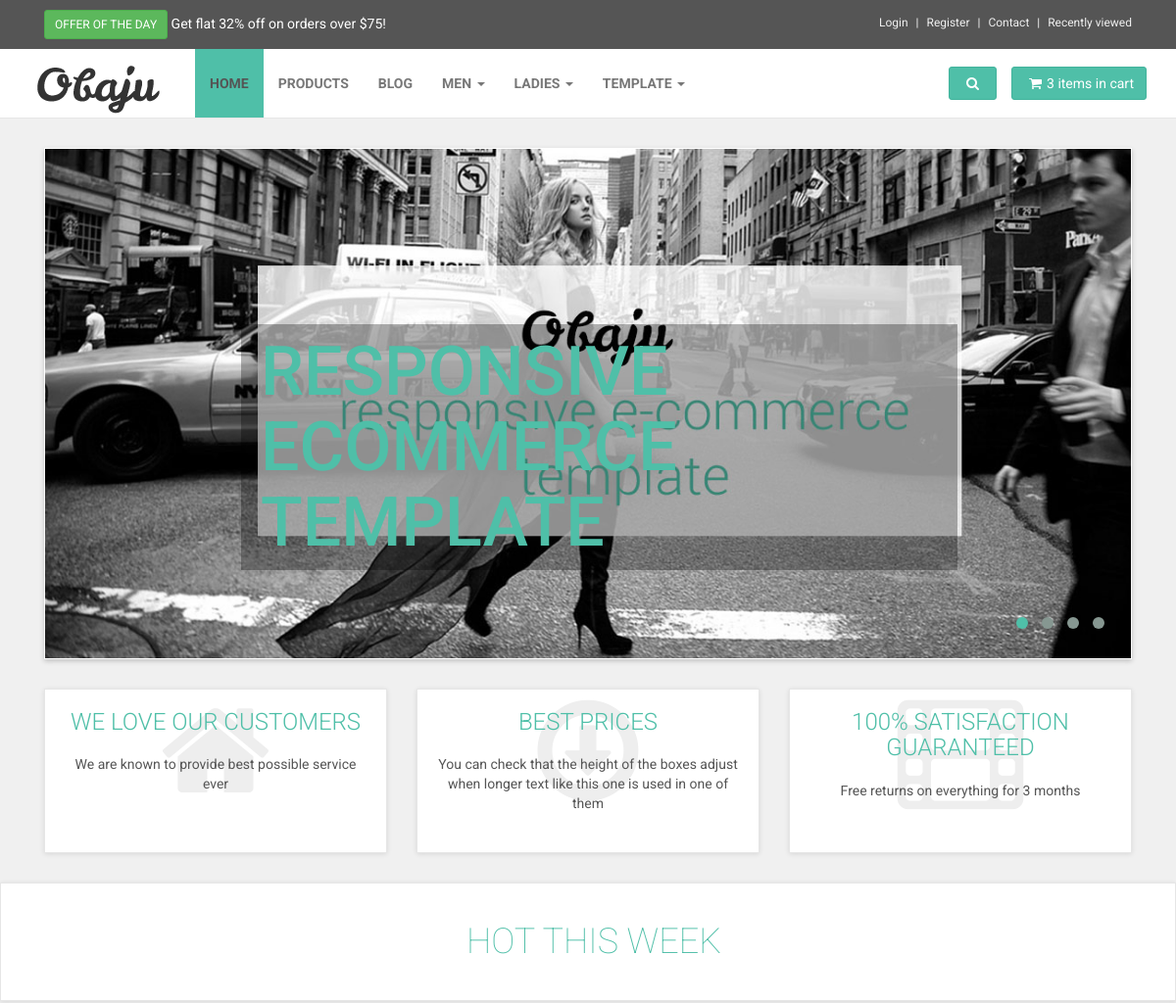
The app's page / (upper part), older data.
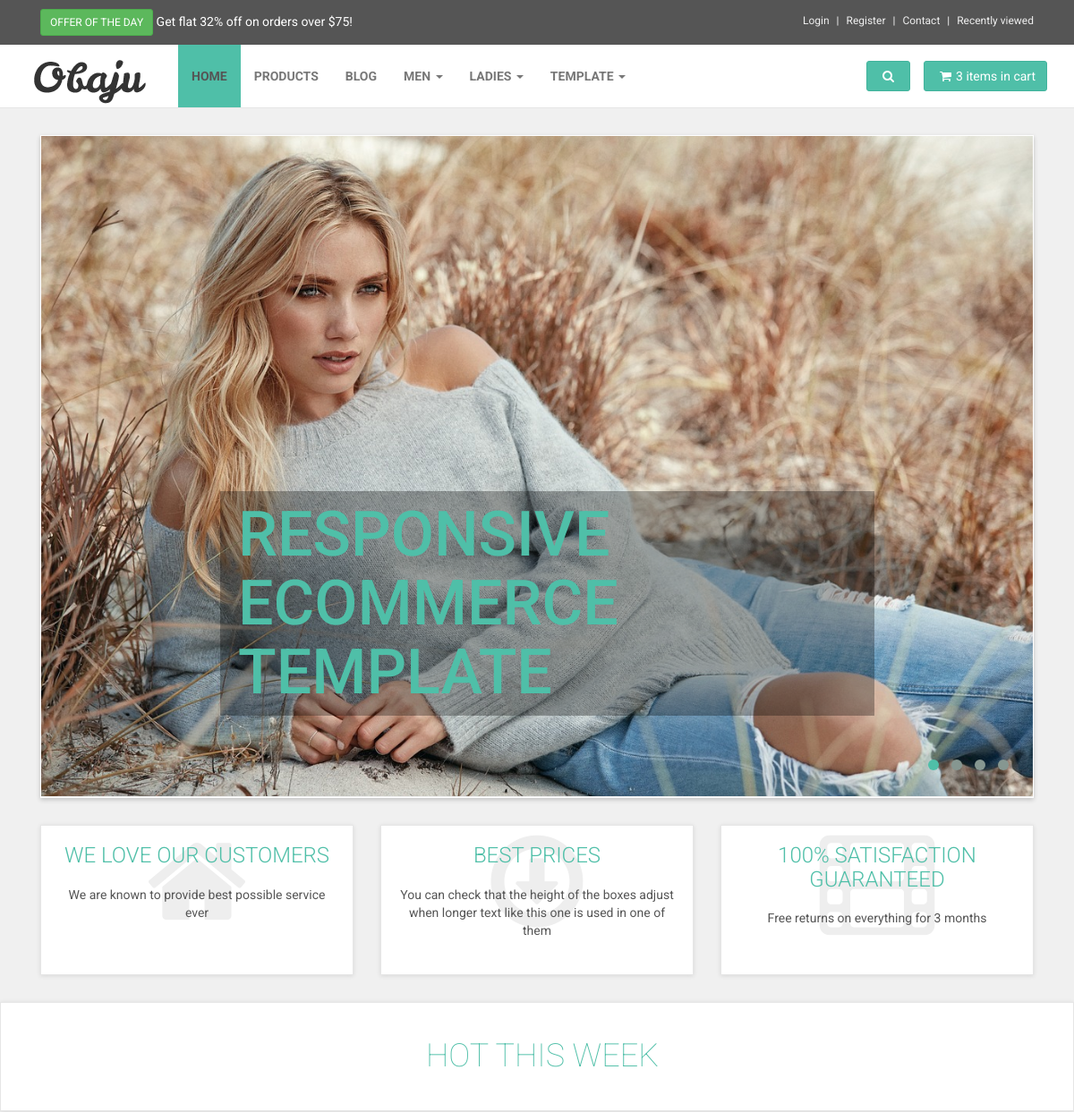
The same page, newer data.
### shophome/models.py (models this page shows, shortened)
class TopSlider(models.Model):
    STATUS = (
        ('draft', 'Draft'),
        ('published', 'Published'),
    )
    name = models.CharField(max_length=250, blank=True, null=True)
    image = models.ImageField(upload_to='homepage/top-slider/%Y/%m/%d/')
    create = models.DateTimeField(auto_now_add=True)
    update = models.DateTimeField(auto_now=True)
    status = models.CharField(choices=STATUS, default='draft', max_length=20)
    class Meta:
        verbose_name = 'Top Slider'
        verbose_name_plural = 'Top Slider'

### shophome/views.py (the view)
# urls.py: url(r'^$', views.homepage, name='homepage'),
def homepage(request):
    offer = get_object_or_404(TopOffer)
    sliders = TopSlider.objects.filter(status='published')
    advantages = Advantages.objects.filter(status='published')
    get_inspired_images = GetInspired.objects.filter(status='published')
    template = 'homepage/homepage.html'
    context = {
        'offer': offer,
        'sliders': sliders,
        'advantages': advantages,
        'inspires': get_inspired_images,
        'title': 'home page'
    }
    return render(request, template, context)

### templates/homepage/homepage.html (shortened to what this page needs)
{% extends 'base.html' %}
{% load static %}
{% block content %}
    <div id="all">
        <div id="content">
            {% include 'partials/_slider.html' %}
            {% include 'partials/_advantages.html' %}
            {% include 'partials/_hot_this_week.html' %}
        </div>
    </div>
{% endblock %}

### templates/partials/_slider.html
{% load static %}
<div class="container">
    <div class="col-md-12">
        <div id="main-slider">
            {% for slider in sliders %}
                <div class="item">
                    <h3 class="slider-header">{{ slider.name | upper}}</h3>
                    <img  class="img-responsive" src="{{ slider.image.url }}" alt="{{ slider.name }}">
                </div>
            {% endfor %}
        </div>
    </div>
</div>

Row changes from the older to the newer data that the page shows:
changed TopSlider "RESPONSIVE ECOMMERCE TEMPLATE": image: a different picture
